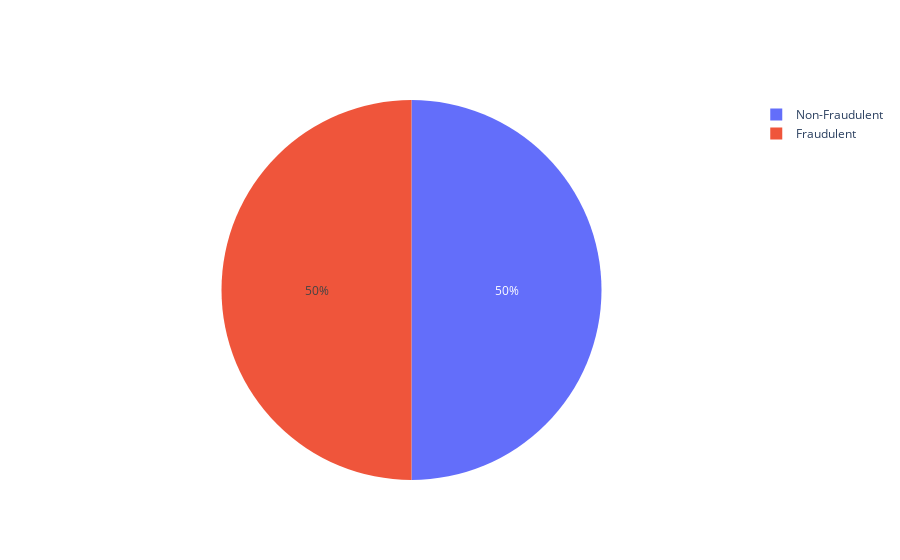

The cell this chart's notebook holds for it:
### Code cell
# Visualizing the balanced dataset
fig = go.Figure(data=[go.Pie(labels=["Non-Fraudulent", "Fraudulent"], values=y_resampled["isFraud"].value_counts())])
fig.show()

### Figure 1 — Plotly figure (JSON) as saved in the notebook; plotly's stock layout.template omitted (floating-point values rounded to 4 significant figures)
{"data": [{"labels": ["Non-Fraudulent", "Fraudulent"], "type": "pie", "values": [8213, 8213]}], "layout": {}}
